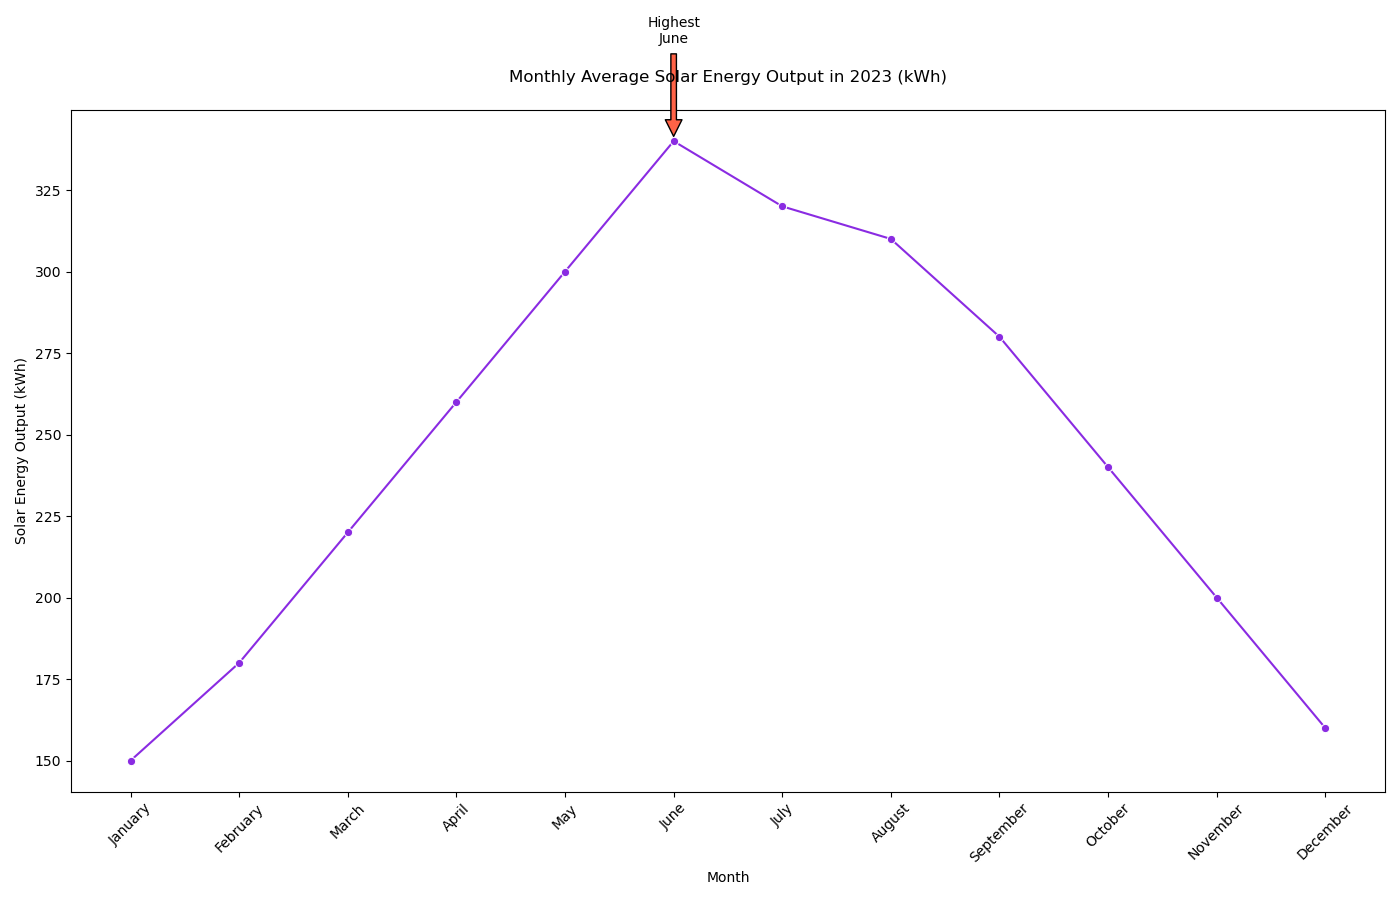

Python code for this plot:

import pandas as pd
import seaborn as sns
import matplotlib.pyplot as plt

# Data
data = {
    'Month': ['January', 'February', 'March', 'April', 'May', 'June', 
              'July', 'August', 'September', 'October', 'November', 'December'],
    'Solar_Energy_Output': [150, 180, 220, 260, 300, 340, 
                            320, 310, 280, 240, 200, 160]
}

# Create a DataFrame
df = pd.DataFrame(data)

# Set the figure size
plt.figure(figsize=(14, 9))

# Create the line chart
line_chart = sns.lineplot(x='Month', y='Solar_Energy_Output', data=df, 
                          marker='o', color='#1E90FF')

# Modify the color scheme using color codes
for line in line_chart.lines:
    line.set_color('#8A2BE2')

# Annotating the highest solar energy output point
highest_output = df['Solar_Energy_Output'].max()
highest_month = df[df['Solar_Energy_Output'] == highest_output]['Month'].values[0]
plt.annotate(f'Highest\n{highest_month}', xy=(highest_month, highest_output), 
             xytext=(highest_month, highest_output+30),
             arrowprops=dict(facecolor='#FF6347', shrink=0.05),
             ha='center')

# Adjust the plot to make it more readable
plt.xticks(rotation=45)
plt.title('Monthly Average Solar Energy Output in 2023 (kWh)', pad=20)
plt.xlabel('Month')
plt.ylabel('Solar Energy Output (kWh)')

# Show the line chart
plt.tight_layout()
plt.show()
